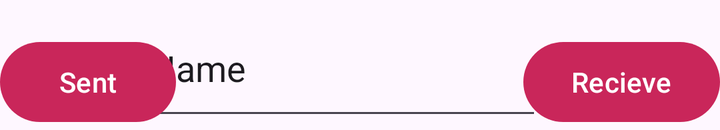
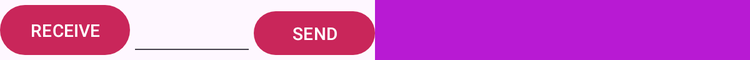

Compare how this app lays out the same screen by default and in its alternative resource folder. The renders come first, then the two layout files and the values they reference.
<!-- AndroidManifest.xml: application theme Theme.MyAndroidLabs -->
<!-- res/layout/activity_chat_room.xml -->
<?xml version="1.0" encoding="utf-8"?>
<androidx.constraintlayout.widget.ConstraintLayout xmlns:android="http://schemas.android.com/apk/res/android"
    xmlns:app="http://schemas.android.com/apk/res-auto"
    xmlns:tools="http://schemas.android.com/tools"
    android:layout_width="match_parent"
    android:layout_height="wrap_content"
    tools:context=".ChatRoom">


    <androidx.recyclerview.widget.RecyclerView
        android:id="@+id/recycleView"
        android:layout_width="0dp"
        android:layout_height="0dp"
        app:layout_constraintBottom_toBottomOf="parent"
        app:layout_constraintEnd_toEndOf="parent"
        app:layout_constraintHorizontal_bias="1.0"
        app:layout_constraintStart_toStartOf="parent"
        app:layout_constraintTop_toTopOf="parent"
        app:layout_constraintVertical_bias="0.0" />

    <EditText
        android:id="@+id/typeMessage"
        android:layout_width="200dp"
        android:layout_height="65dp"
        android:ems="10"
        android:inputType="text"
        android:text="Name"
        app:layout_constraintBottom_toBottomOf="@+id/recycleView"
        app:layout_constraintEnd_toStartOf="@+id/receiveButton"
        app:layout_constraintHorizontal_bias="0.653"
        app:layout_constraintStart_toEndOf="@+id/sendButton" />

    <Button
        android:id="@+id/sendButton"
        android:layout_width="wrap_content"
        android:layout_height="wrap_content"
        android:text="Sent"
        app:layout_constraintBottom_toBottomOf="parent"
        app:layout_constraintStart_toStartOf="parent" />

    <Button
        android:id="@+id/receiveButton"
        android:layout_width="wrap_content"
        android:layout_height="wrap_content"
        android:text="Recieve"
        app:layout_constraintBottom_toBottomOf="parent"
        app:layout_constraintEnd_toEndOf="parent" />
</androidx.constraintlayout.widget.ConstraintLayout>
<!-- resources referenced by this layout -->
<resources>
  <style name="Theme.MyAndroidLabs" parent="Base.Theme.MyAndroidLabs" />
  <style name="Base.Theme.MyAndroidLabs" parent="Theme.Material3.DayNight.NoActionBar">
  
          <item name="colorPrimary">@color/my_primary</item>
  
          
          <item name="colorSecondary">@color/my_secondary</item>
  
          
          <item name="android:statusBarColor">@color/my_statusbar</item>
  
          <item name="android:textColor">@color/my_text</item>
          <item name="windowActionBar">false</item>
          <item name="windowNoTitle">true</item>
      </style>
  <color name="my_primary">#C9265A</color>
  <color name="my_secondary">#B331AC</color>
  <color name="my_statusbar">#0AE713</color>
  <color name="my_text">#FD0000</color>
</resources>
<!-- res/layout-sw600dp/activity_chat_room.xml (the repository's variant of the layout above) -->
<!-- drawn on a 7-inch tablet held upright -->
<?xml version="1.0" encoding="utf-8"?>
<androidx.constraintlayout.widget.ConstraintLayout xmlns:android="http://schemas.android.com/apk/res/android"
    xmlns:app="http://schemas.android.com/apk/res-auto"
    xmlns:tools="http://schemas.android.com/tools"
    android:layout_width="match_parent"
    android:layout_height="wrap_content"
    tools:context=".ChatRoom">


    <FrameLayout
        android:id="@+id/fragmentLocation"
        android:layout_width="0dp"
        android:layout_height="0dp"
        android:background="@color/purple_200"
        app:layout_constraintBottom_toBottomOf="parent"
        app:layout_constraintEnd_toEndOf="parent"
        app:layout_constraintStart_toEndOf="@+id/recycleView"
        app:layout_constraintTop_toTopOf="parent" />

    <androidx.recyclerview.widget.RecyclerView
        android:id="@+id/recycleView"
        android:layout_width="300dp"
        android:layout_height="0dp"
        app:layout_constraintBottom_toTopOf="@+id/textInput"
        app:layout_constraintStart_toStartOf="parent"
        app:layout_constraintTop_toTopOf="parent" />

    <EditText
        android:id="@+id/textInput"
        android:layout_width="0dp"
        android:layout_height="48dp"
        android:ems="10"
        android:inputType="text"
        android:text=""
        app:layout_constraintBottom_toBottomOf="parent"
        app:layout_constraintEnd_toStartOf="@+id/button"
        app:layout_constraintStart_toEndOf="@+id/receive" />

    <Button
        android:id="@+id/button"
        android:layout_width="97dp"
        android:layout_height="43dp"
        android:text="SEND"
        app:layout_constraintBottom_toBottomOf="parent"
        app:layout_constraintEnd_toStartOf="@+id/fragmentLocation" />

    <Button
        android:id="@+id/receive"
        android:layout_width="wrap_content"
        android:layout_height="wrap_content"
        android:text="RECEIVE"
        app:layout_constraintBottom_toBottomOf="parent"
        app:layout_constraintStart_toStartOf="parent"></Button>


</androidx.constraintlayout.widget.ConstraintLayout>
<!-- resources referenced by the variant -->
<!-- as a 7-inch tablet held upright resolves them -->
<resources>
  <color name="purple_200">#B81AD3</color>
  <style name="Theme.MyAndroidLabs" parent="Base.Theme.MyAndroidLabs" />
  <style name="Base.Theme.MyAndroidLabs" parent="Theme.Material3.DayNight.NoActionBar">
  
          <item name="colorPrimary">@color/my_primary</item>
  
          
          <item name="colorSecondary">@color/my_secondary</item>
  
          
          <item name="android:statusBarColor">@color/my_statusbar</item>
  
          <item name="android:textColor">@color/my_text</item>
          <item name="windowActionBar">false</item>
          <item name="windowNoTitle">true</item>
      </style>
  <color name="my_primary">#C9265A</color>
  <color name="my_secondary">#B331AC</color>
  <color name="my_statusbar">#0AE713</color>
  <color name="my_text">#FD0000</color>
</resources>
